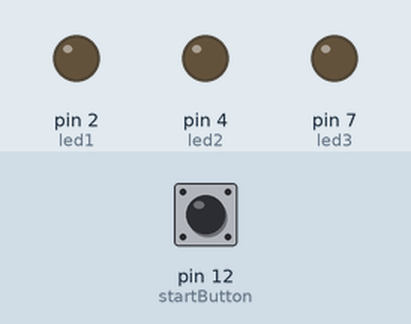
Simulated run of this sketch. Board: Arduino Uno, built with avr-gcc and run on an emulated ATmega328P. Parts: output pins drawn as LEDs (lit = HIGH). Dashed ring = blinking. Inputs (shaded band) come from the test bench; at power-on: pin 12 (startButton) LOW.

Above: at 1.2 s.
1.3 s: pin 12 (startButton) pulled HIGH for 0.15 s
At 1.6 s:
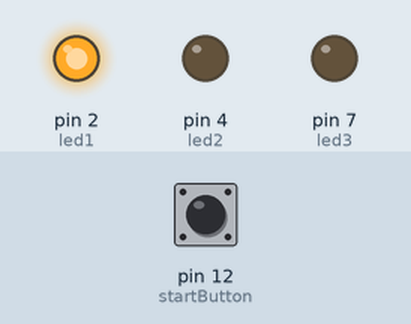
4.4 s: pin 12 (startButton) pulled HIGH for 3.2 s
At 5.7 s:
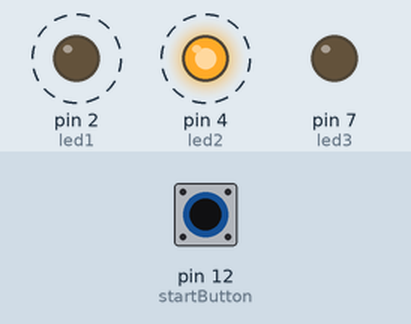
9.6 s: pin 12 (startButton) pulled HIGH for 1 s
At 11.5 s:
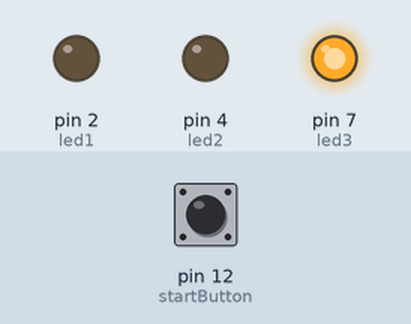
Timing chart, 0 to 13.4 s (numbered marks = the images above; inputs shaded):
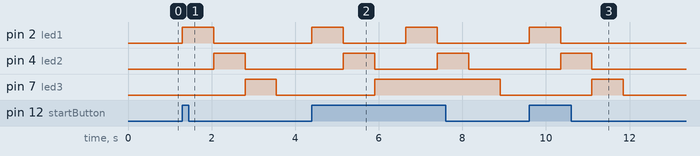

The sketch:

LED_reset_countdown.ino
```cpp
// LED Pins
const int led1 = 2;
const int led2 = 4;
const int led3 = 7;

//Reset Button Setup
const int startButton = 12;
const int reset = 13;

int buttonState = 0;         // variable for reading the pushbutton status


void setup()
{
  // initialize the LEDs as output:
  pinMode(led1, OUTPUT);
  pinMode(led2, OUTPUT);
  pinMode(led3, OUTPUT);
  // initialize the pushbutton pin as an input:
  pinMode(startButton, INPUT);
}

void loop(){
  // read the state of the pushbutton value:
  buttonState = digitalRead(startButton);

  // check if the pushbutton is pressed.
  // if it is, the buttonState is HIGH:
  if (buttonState == HIGH) {
    // turn LEDs on:
    digitalWrite(led1, HIGH);
    delay(750);
    digitalWrite(led1, LOW);
    digitalWrite(led2, HIGH);
    delay(750);
    digitalWrite(led2, LOW);
    digitalWrite(led3, HIGH);
    delay(750);
  }
  else {
    // turn LED off:
    digitalWrite(led1, LOW);
    digitalWrite(led2, LOW);
    digitalWrite(led3, LOW);
  }
}
```

Measured:
- after the input at 1.3 s, pin 2 (led1): LOW → HIGH at once, → LOW 0.75 s later; pin 4 (led2): LOW → HIGH after 0.75 s, → LOW 0.75 s later; pin 7 (led3): LOW → HIGH after 1.5 s, → LOW 0.75 s later
- after the input at 4.4 s, pin 2 (led1): alternates HIGH for 0.75 s and LOW for 1.5 s, starting at once; pin 4 (led2): alternates HIGH for 0.75 s and LOW for 1.5 s, starting after 0.75 s; pin 7 (led3): LOW → HIGH after 1.5 s, → LOW 3.0 s later
- after the input at 9.6 s, pin 2 (led1): LOW → HIGH at once, → LOW 0.75 s later; pin 4 (led2): LOW → HIGH after 0.75 s, → LOW 0.75 s later; pin 7 (led3): LOW → HIGH after 1.5 s, → LOW 0.75 s later
